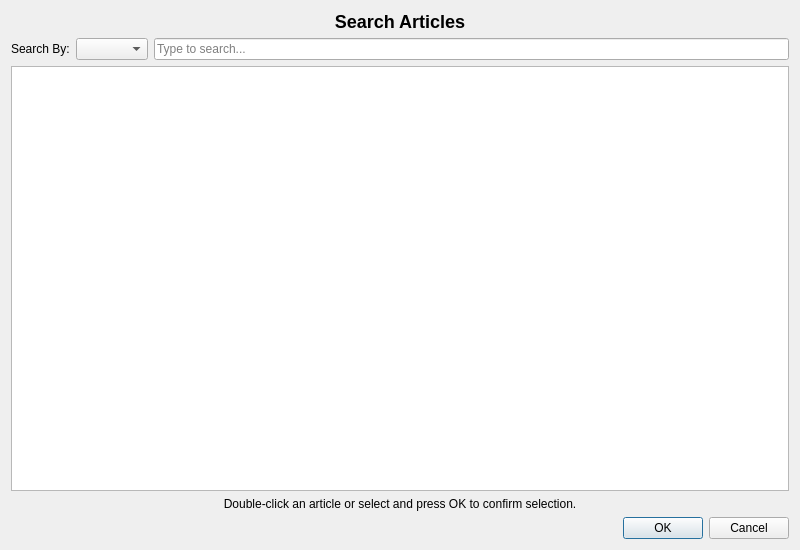
<?xml version="1.0" encoding="UTF-8"?>
<ui version="4.0">
 <class>SearchArticleDialog</class>
 <widget class="QDialog" name="SearchArticleDialog">
  <property name="geometry">
   <rect>
    <x>0</x>
    <y>0</y>
    <width>800</width> <height>550</height>
   </rect>
  </property>
  <property name="windowTitle">
   <string>Search Articles</string>
  </property>
  <property name="modal">
   <bool>true</bool>
  </property>
  <layout class="QVBoxLayout" name="verticalLayout">
   <item>
    <widget class="QLabel" name="titleLabel">
     <property name="text">
      <string>Search Articles</string>
     </property>
     <property name="styleSheet">
      <string notr="true">font-size: 18px; font-weight: bold;</string>
     </property>
     <property name="alignment">
      <set>Qt::AlignCenter</set>
     </property>
    </widget>
   </item>
   <item>
    <layout class="QHBoxLayout" name="searchLayout">
     <item>
      <widget class="QLabel" name="searchByLabel">
       <property name="text">
        <string>Search By:</string>
       </property>
      </widget>
     </item>
     <item>
      <widget class="QComboBox" name="criteriaComboBox"/>
     </item>
     <item>
      <widget class="QLineEdit" name="searchLineEdit">
       <property name="placeholderText">
        <string>Type to search...</string>
       </property>
      </widget>
     </item>
    </layout>
   </item>
   <item>
    <widget class="QTableWidget" name="resultsTableWidget">
     <property name="editTriggers">
      <set>QAbstractItemView::NoEditTriggers</set>
     </property>
     <property name="selectionMode">
      <set>QAbstractItemView::SingleSelection</set>
     </property>
     <property name="selectionBehavior">
      <set>QAbstractItemView::SelectRows</set>
     </property>
     <property name="sortingEnabled">
      <bool>true</bool>
     </property>
    </widget>
   </item>
   <item>
    <widget class="QLabel" name="selectionHintLabel">
     <property name="text">
      <string>Double-click an article or select and press OK to confirm selection.</string>
     </property>
     <property name="alignment">
      <set>Qt::AlignCenter</set>
     </property>
    </widget>
   </item>
   <item>
    <widget class="QDialogButtonBox" name="buttonBox">
     <property name="orientation">
      <enum>Qt::Horizontal</enum>
     </property>
     <property name="standardButtons">
      <set>QDialogButtonBox::Cancel|QDialogButtonBox::Ok</set>
     </property>
    </widget>
   </item>
  </layout>
 </widget>
 <resources/>
 <connections>
  <connection>
   <sender>buttonBox</sender>
   <signal>accepted()</signal>
   <receiver>SearchArticleDialog</receiver>
   <slot>accept()</slot>
  </connection>
  <connection>
   <sender>buttonBox</sender>
   <signal>rejected()</signal>
   <receiver>SearchArticleDialog</receiver>
   <slot>reject()</slot>
  </connection>
 </connections>
</ui>
